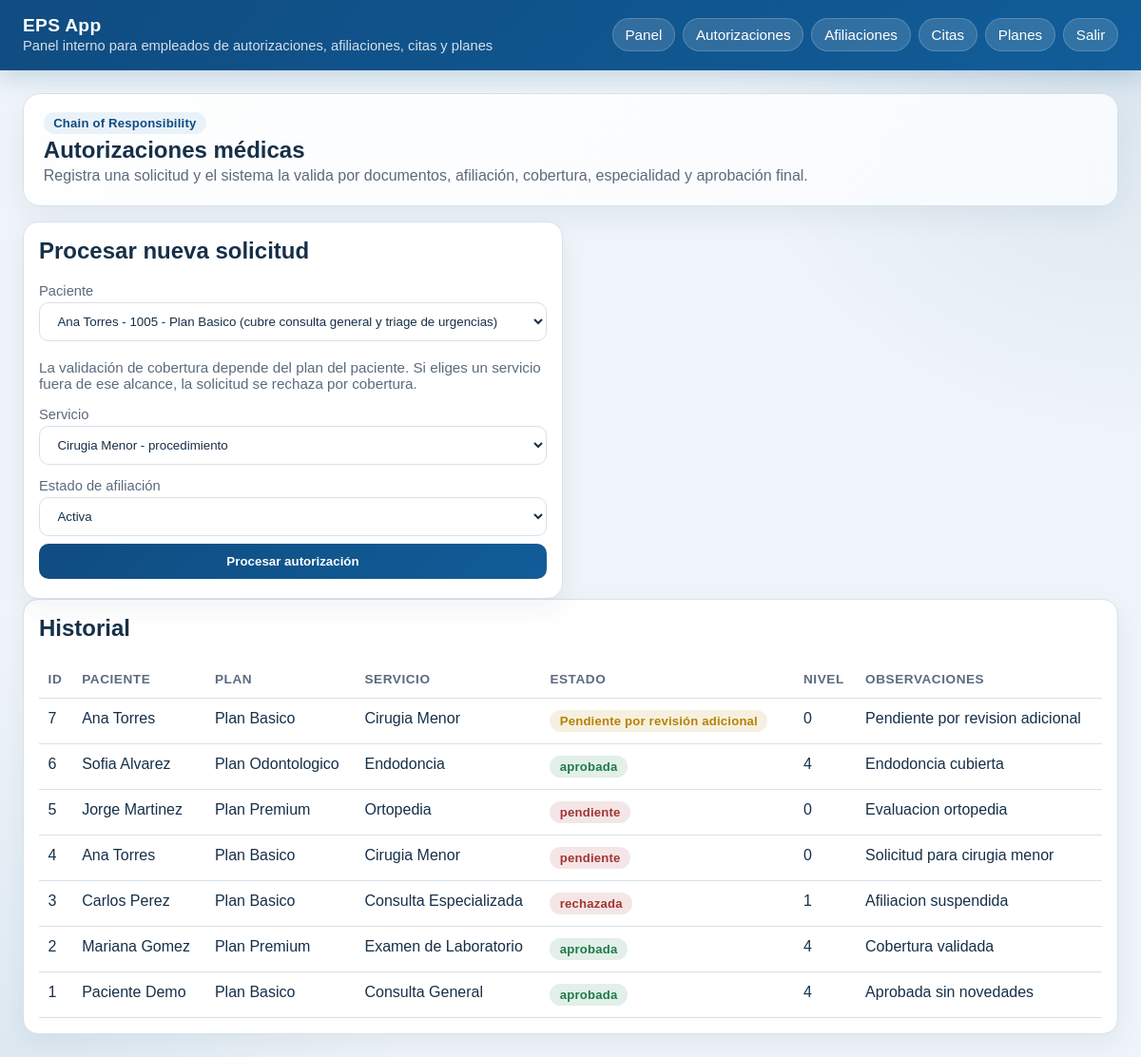
Before: /autorizaciones/ (signed in) with the older database file.
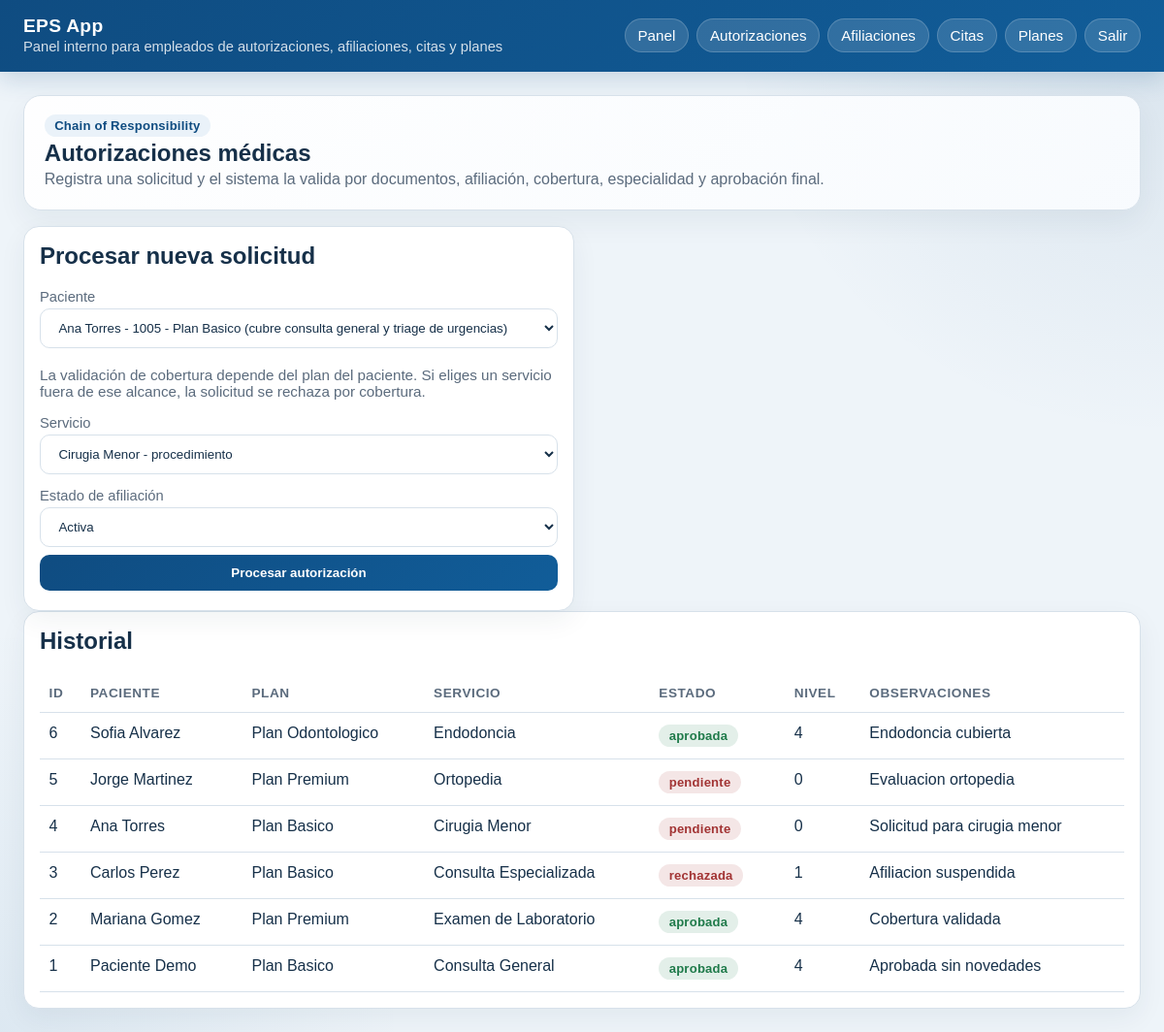
After: the same page with the newer database file.
### tables this page shows
CREATE TABLE autorizaciones (
            id INTEGER PRIMARY KEY AUTOINCREMENT,
            paciente_id INTEGER NOT NULL,
            servicio_id INTEGER NOT NULL,
            estado TEXT NOT NULL,
            nivel_aprobacion INTEGER NOT NULL DEFAULT 0,
            fecha_solicitud TEXT NOT NULL,
            observaciones TEXT,
            FOREIGN KEY(paciente_id) REFERENCES pacientes(id),
            FOREIGN KEY(servicio_id) REFERENCES servicios(id)
        );

CREATE TABLE pacientes (
            id INTEGER PRIMARY KEY AUTOINCREMENT,
            nombre TEXT NOT NULL,
            documento TEXT UNIQUE NOT NULL,
            direccion TEXT,
            telefono TEXT,
            email TEXT,
            estado_afiliacion TEXT NOT NULL DEFAULT 'pendiente',
            plan_id INTEGER NOT NULL DEFAULT 1,
            FOREIGN KEY(plan_id) REFERENCES planes(id)
        );

CREATE TABLE planes (
            id INTEGER PRIMARY KEY AUTOINCREMENT,
            nombre TEXT NOT NULL,
            tipo TEXT NOT NULL,
            tarifa_base REAL NOT NULL,
            cobertura TEXT NOT NULL,
            incluye_ortodoncia INTEGER NOT NULL DEFAULT 0
        );

CREATE TABLE servicios (
            id INTEGER PRIMARY KEY AUTOINCREMENT,
            nombre TEXT NOT NULL,
            tipo_servicio TEXT NOT NULL,
            tarifa_base REAL NOT NULL,
            requiere_especialidad TEXT,
            nivel_complejidad INTEGER NOT NULL DEFAULT 1
        );

### presentation/controllers/authorization_controller.py (the view)
@authorization_bp.route("/")
@login_required
@role_required("admin", "medico", "auxiliar")
def index():
    authorizations = authorization_service.list_authorizations()
    return render_template(
        "autorizaciones/index.html",
        authorizations=authorizations,
        patients=authorization_service.list_patients(),
        services=authorization_service.list_services(),
        coverage_description_for_plan=authorization_service.coverage_description_for_plan,
    )

### business/services/authorization_service.py (called while the page is built)
    def coverage_description_for_plan(self, plan_tipo: str) -> str:
        if plan_tipo == "basico":
            return "cubre consulta general y triage de urgencias"
        if plan_tipo == "complementario":
            return "cubre consulta general, urgencias y procedimientos ampliados"
        if plan_tipo == "odontologico":
            return "cubre endodoncia y procedimientos odontológicos"
        return "cobertura no definida"

    def list_authorizations(self):
        return self.authorization_dao.list_all()

    def list_patients(self):
        connection = get_connection()
        return connection.execute(
            """
            SELECT p.id, p.nombre, p.documento, pl.nombre AS plan_nombre, pl.tipo AS plan_tipo
            FROM pacientes p
            LEFT JOIN planes pl ON p.plan_id = pl.id
            ORDER BY p.nombre
            """
        ).fetchall()

    def list_services(self):
        connection = get_connection()
        return connection.execute("SELECT id, nombre, tipo_servicio FROM servicios ORDER BY nombre").fetchall()

### data/database.py (called while the page is built)
def close_connection(_error=None):
    connection = g.pop("db", None)
    if connection is not None:
        connection.close()

### presentation/templates/autorizaciones/index.html (shortened to what this page needs)
{% extends 'base.html' %}
{% block content %}
<section class="hero">
  <div class="badge">Chain of Responsibility</div>
  <h1>Autorizaciones médicas</h1>
  <p>Registra una solicitud y el sistema la valida por documentos, afiliación, cobertura, especialidad y aprobación final.</p>
</section>
<section class="grid two">
  <article class="card">
    <h2>Procesar nueva solicitud</h2>
    <form method="post" action="{{ url_for('authorization.procesar') }}">
      <label for="paciente_id">Paciente</label>
      <select id="paciente_id" name="paciente_id">
        {% for patient in patients %}
          <option value="{{ patient['id'] }}">{{ patient['nombre'] }} - </option>
        {% endfor %}
      </select>
      <p class="meta">La validación de cobertura depende del plan del paciente. Si eliges un servicio fuera de ese alcance, la solicitud se rechaza por cobertura.</p>
      <label for="servicio_id">Servicio</label>
      <select id="servicio_id" name="servicio_id">
        {% for service in services %}
          <option value="{{ service['id'] }}">{{ service['nombre'] }} - {{ service['tipo_servicio'] }}</option>
        {% endfor %}
      </select>
      <label for="afiliacion_estado">Estado de afiliación</label>
      <select id="afiliacion_estado" name="afiliacion_estado">
        <option value="activa">Activa</option>
      </select>
      <button type="submit">Procesar autorización</button>
    </form>
  </article>
</section>
<section class="card">
  <h2>Historial</h2>
  {% if authorizations %}
  <table>
    <thead>
      <tr>
        <th>ID</th>
        <th>Paciente</th>
        <th>Plan</th>
        <th>Servicio</th>
        <th>Estado</th>
        <th>Nivel</th>
        <th>Observaciones</th>
      </tr>
    </thead>
    <tbody>
      {% for item in authorizations %}
      <tr>
        <td>{{ item['id'] }}</td>
        <td>{{ item['paciente_nombre'] }}</td>
        <td>{{ item['plan_nombre'] or '—' }}</td>
        <td>{{ item['servicio_nombre'] }}</td>
        <td>
          {% if item['estado'] == 'pendiente' and item['observaciones'] == 'Pendiente por revision adicional' %}
            <span class="badge warning">Pendiente por revisión adicional</span>
          {% elif item['estado'] == 'aprobada' %}
            <span class="badge success">aprobada</span>
          {% else %}
            <span class="badge danger">{{ item['estado'] }}</span>
          {% endif %}
        </td>
        <td>{{ item['nivel_aprobacion'] }}</td>
        <td>{{ item['observaciones'] }}</td>
      </tr>
      {% endfor %}
    </tbody>
  </table>
  {% else %}
    <p class="empty">No hay autorizaciones registradas todavía.</p>
  {% endif %}
</section>
{% endblock %}

Changed rows visible on the page:
removed autorizaciones: id "7", paciente_nombre "Ana Torres", nombre "Plan Basico", servicio_nombre "Cirugia Menor", estado "Pendiente por revisión adicional", nivel_aprobacion "0", observaciones "Pendiente por revision adicional"
